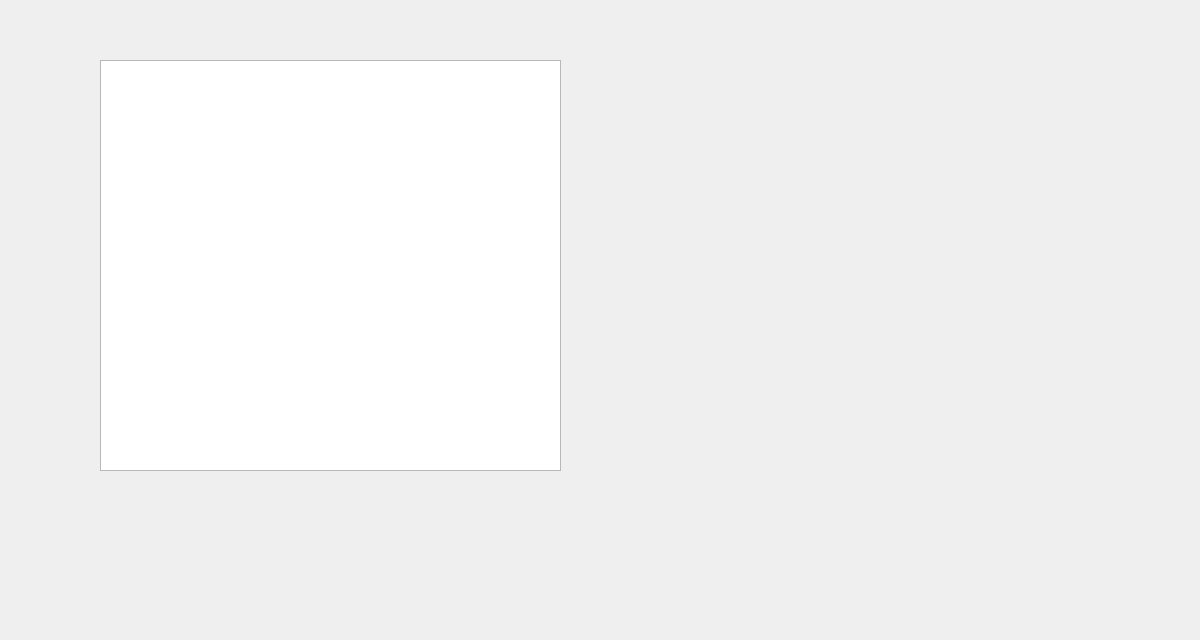
<?xml version="1.0" encoding="UTF-8"?>
<ui version="4.0">
 <class>uTeams</class>
 <widget class="QWidget" name="uTeams">
  <property name="geometry">
   <rect>
    <x>0</x>
    <y>0</y>
    <width>1200</width>
    <height>640</height>
   </rect>
  </property>
  <property name="windowTitle">
   <string>Form</string>
  </property>
  <widget class="QTableView" name="uTeamsTable">
   <property name="geometry">
    <rect>
     <x>100</x>
     <y>60</y>
     <width>461</width>
     <height>411</height>
    </rect>
   </property>
  </widget>
 </widget>
 <resources/>
 <connections/>
</ui>
